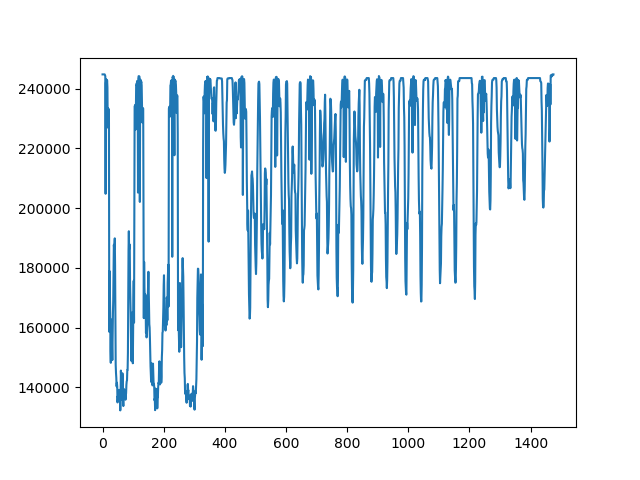
#> input picture MakeConfig/line.png, 640 x 480 px
$ python make_printables.py . . .
#> lines starting #> are read from the running program, lines starting #| are printed output that depends on the picture
import sys, os, glob
from PIL import Image
import numpy as np
import matplotlib.pyplot as plt

def imread(fp):
    return np.asarray(Image.open(open(fp, "rb"))).astype("int32")

def imwrite(fp, x):
    return Image.fromarray(x.astype("uint8")).save(open(fp, "wb"))

idir = sys.argv[1]
pdir = sys.argv[2]
odir = sys.argv[3]
pics = glob.glob(f"{idir}/*.png") + glob.glob(f"{idir}/*.jpg")
ptns = glob.glob(f"{pdir}/*.png") + glob.glob(f"{pdir}/*.jpg")
pics.sort()
ptns.sort()

CARD_WIDTH = 280
CARD_HEIGHT = 448
PAD = 20
large = np.zeros((CARD_HEIGHT * 4 + 5 * PAD, CARD_WIDTH * 13 + 14 * PAD, 3))
for i in range(len(pics)):
    #pic = imread(pics[i])
    pic = Image.open(open(pics[i], "rb"))
#> pic is the input picture: PIL image 640x480 RGBA; mean R, G, B, A 228.1, 237.4, 243.9, 255
    w, h = pic.size
#> w = 640; h = 480
    pic = pic.resize((CARD_WIDTH, CARD_HEIGHT), Image.BICUBIC)
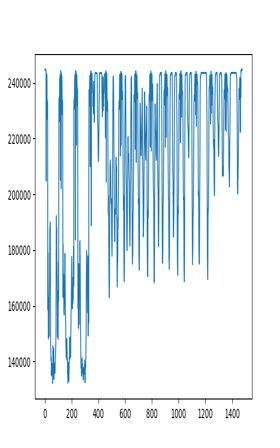
#> pic: PIL image 280x448 RGBA; mean R, G, B, A 227.5, 237.1, 243.6, 255
    pic = np.array(pic)
    h, w = pic.shape[:2]
#> h = 448; w = 280
    stx = w // 3
#> stx = 93
    size = 2 * w // 3
#> size = 186
    ptn = Image.open(open(ptns[i], "rb"))
    w, h = ptn.size
#> w = 640; h = 480
    if h < w:
        ptn = ptn.resize((int(h * float(size) / w), size), Image.BILINEAR)
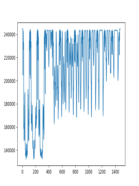
#> ptn: PIL image 139x186 RGBA; mean R, G, B, A 228.1, 237.4, 243.9, 255
    else:
        ptn = ptn.resize((size, int(w * float(size) / h)), Image.BILINEAR)
    ptn = np.array(ptn)
#> (the run stopped early here; a loop or call above may not have finished)
